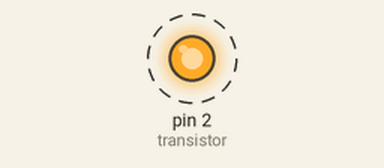
Bench run of a sketch on a simulated Arduino Uno, built with avr-gcc and run on an emulated ATmega328P. Parts: output pins drawn as LEDs (lit = HIGH). Dashed ring = blinking.

Above: at 0.1 s.
Timing chart, 0 to 3.0 s (numbered marks = the images above):
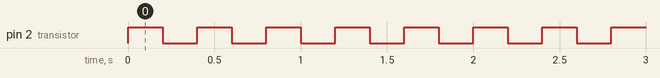

The sketch:

PneumaticSystemSwitch_20220728.ino
```cpp
const int transistor = 2;

void setup()
{
  pinMode (transistor, OUTPUT);
}

void loop()
{
  digitalWrite (transistor, HIGH);
  delay(200);
  digitalWrite (transistor, LOW);
  delay(200);
}
```

Measured:
- by itself, pin 2 (transistor): alternates HIGH for 0.20 s and LOW for 0.20 s
